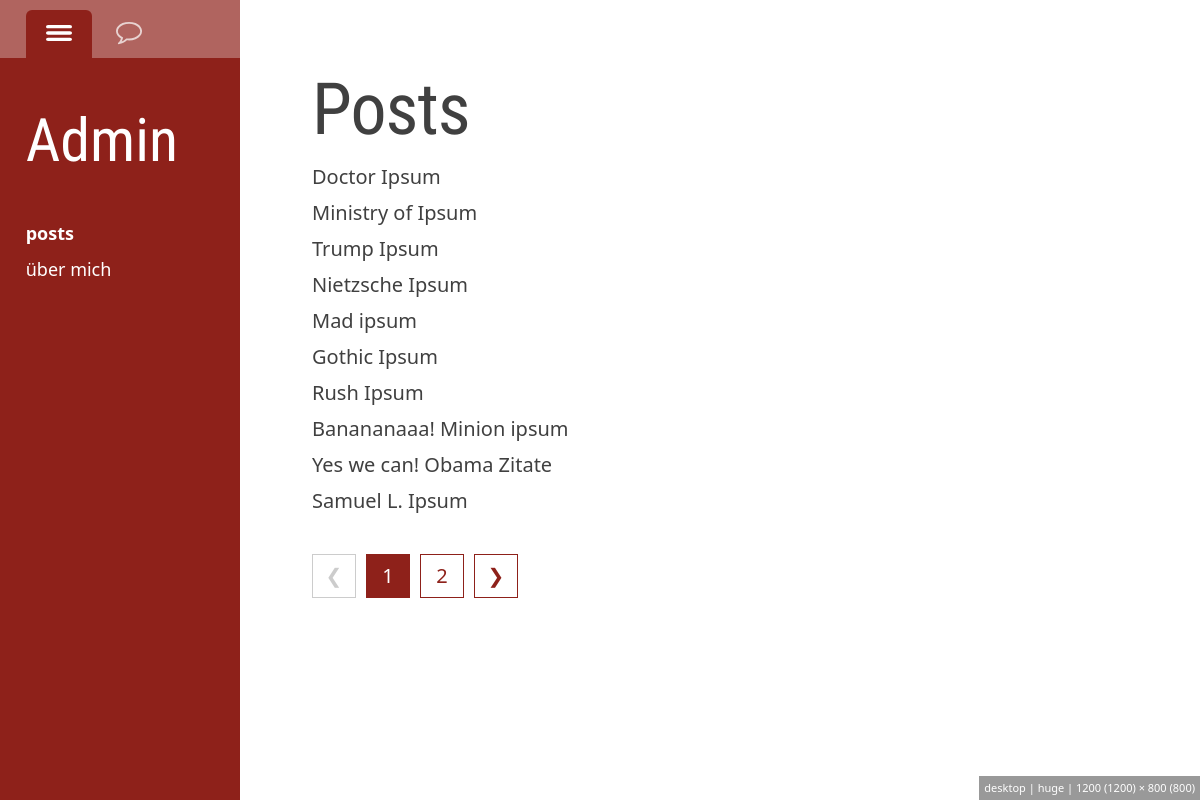
The page /admin/admin_start.php (signed in) on the database its author committed.
### tables this page shows
CREATE TABLE `posts` (
  `ID` int(9) NOT NULL,
  `created` datetime NOT NULL,
  `category` int(2) NOT NULL,
  `online` int(1) NOT NULL,
  `img` varchar(100) NOT NULL,
  `headline` varchar(100) NOT NULL,
  `abstract` text NOT NULL,
  `text` text NOT NULL
);

### inc/config.inc.php (called while the page is built, shortened)
<?php
$db_access = array(
  'localhost',
  'root',
  'sqladmin',
  'blog'
);
?>

### admin/admin_start.php (the view, shortened to what this page needs)
<?php include 'admin_html_head.php'; ?>
<?php
$rs_posts = new DBO(...$db_access);
$rs_posts->pagination = true;
$rs_posts
  ->_cols('ID, headline')
  ->_from('posts')
  ->_where('ID > ?', 0)
  ->_orderby('created DESC')
  ->fetch();
?>
<?php include 'admin_html_navigation.php'; ?>
<div class="l-content">
  <h1 class="c-headline__admin c-headline__admin--1">Posts</h1>
  <?php
  while(!$rs_posts->EOF) {
    echo '<a class="c-link-admin" href="admin_post.php?ID='.$rs_posts->field('ID').'">'
      .$rs_posts->field('headline')
      .'</a><br>';
    $rs_posts->move_next();
  }
  echo $rs_posts->pagination_html;
  ?>
</div>
<?php include 'admin_html_footer.php'; ?>

### css/main.css (style rules this page uses)
html { -ms-text-size-adjust:100%;-webkit-text-size-adjust:100% }
body { margin:0 }
a { background-color:transparent }
html { -webkit-box-sizing:border-box;box-sizing:border-box }
*,:after,:before { -webkit-box-sizing:inherit;box-sizing:inherit }
html { height:100% }
body { min-height:100% }
h1,h2,h3,h4,h5,h6 { margin:0;font-weight:normal }
:root { --vp-name:tiny;--navstate:mobile;--maxwidth-content:1000px;--fontsize-copy:18px;--size-touchable:44px;--border-radius:0;--border-radius-modal:30px;--anim-dur:0.3s;--anim-ease:ease-out;--z-default:1;--z-totop:100;--z-navigation:200;--z-tooltips:300;--z-overlays:400;--z-modals:500 }
@media (min-width:1200px) { :root { --vp-name:huge;--fontsize-copy:20px } }
@media (min-width:768px) { :root { --navstate:desktop } }
:root { --color-primary:#8e211a;--color-primary-hover:#721a15;--color-primary-font:#8e211a;--color-error:#8e211a;--color-copy:#404040;--color-link:#8e211a;--color-link-hover:#721a15;--color-page-bg:white }
body { font-family:system-ui;font-weight:400;font-size:var(--fontsize-copy);line-height:1.3;color:var(--color-copy) }
.l-content { padding:5%;-webkit-animation:fadeIn 0.2s;animation:fadeIn 0.2s }
@media (min-width:768px) { .l-content { padding:5% 6% 4% 26% } }
:root { --input-border-width:2px;--input-border-radius:var(--border-radius);--input-padding-x:0.6em;--input-padding-y:0.6em;--input-color:var(--color-primary);--input-color-bg:white;--input-color-placeholder:rgba(0, 0, 0, 0.25);--input-color-border:#ededed;--input-color-border-focus:#dedede;--radiocheck-color-bg-hover:var(--color-primary);--radiocheck-color-bg-checked:var(--color-primary);--color-label:var(--input-copy) }
:root { --label-width:6em;--splitInput--gutter:3px }
:root { --tooltip-distance:0.5em;--tooltip-triangle-size:0.5em;--tooltip-fontsize:14px;--tooltip-color:white;--tooltip-color-bg:var(--color-primary) }

### css/admin.css (style rules this page uses)
:root { --vp-name:tiny;--navstate:mobile;--maxwidth-content:1000px;--fontsize-copy:18px;--size-touchable:44px;--border-radius:0;--border-radius-modal:30px;--anim-dur:0.3s;--anim-ease:ease-out;--z-default:1;--z-totop:100;--z-navigation:200;--z-tooltips:300;--z-overlays:400;--z-modals:500 }
@media (min-width:1200px) { :root { --vp-name:huge;--fontsize-copy:20px } }
@media (min-width:768px) { :root { --navstate:desktop } }
:root { --color-primary:#8e211a;--color-primary-hover:#721a15;--color-primary-font:#8e211a;--color-error:#8e211a;--color-copy:#404040;--color-link:#8e211a;--color-link-hover:#721a15;--color-page-bg:white }
body { font-family:system-ui;font-weight:400;font-size:var(--fontsize-copy);line-height:1.3;color:var(--color-copy) }
.c-headline__admin { font-family:headline, sans-serif;text-decoration:none;letter-spacing:-1px;color:var(--color-copy) }
.c-headline__admin--1 { font-size:6vw }
.c-link-admin { display:inline-flex;align-items:baseline;margin-top:0.5em;text-decoration:none;color:var(--color-copy) }

### rows shown on the page
posts: headline "Doctor Ipsum"
posts: headline "Ministry of Ipsum"
posts: headline "Trump Ipsum"
posts: headline "Nietzsche Ipsum"
posts: headline "Mad ipsum"
posts: headline "Gothic Ipsum"
posts: headline "Rush Ipsum"
posts: headline "Banananaaa! Minion ipsum"
posts: headline "Yes we can! Obama Zitate"
posts: headline "Samuel L. Ipsum"

### other values the page prints
$rs_posts->pagination_html "❮ 1 2 ❯"
